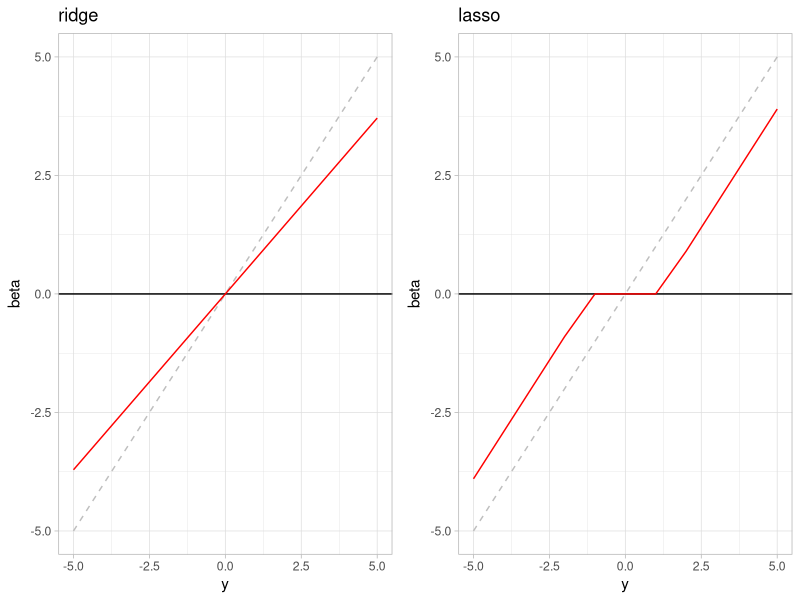

Reproduce this figure in R.
## ---- chunk 1
knitr::opts_chunk$set(echo = TRUE)
## ---- chunk 2
library(tidyverse)   # for data wrangling and visualization
library(glmnet)      # for estimating ridge and lasso
library(cowplot)     # for combining plots
## ---- chunk 3
n <- 11
p <- 11
## ---- chunk 4
X <- diag(n)
X
## ---- chunk 5
y <- -5:5
y
## ---- chunk 6
ols_model <- lm(y ~ 0 + X)
beta_ols <- as.vector(coef(ols_model))
beta_ols
## ---- chunk 7
lambda_ridge <- 0.1
ridge_model  <- glmnet(X, y, alpha = 0, lambda = lambda_ridge, standardize = FALSE, intercept = FALSE)
beta_ridge   <- as.vector(coef(ridge_model))[-1]
round(beta_ridge, 1)
## ---- chunk 8
lambda_lasso <- 0.1
lasso_model  <- glmnet(X, y, alpha = 1, lambda = lambda_lasso, standardize = FALSE, intercept = FALSE)
beta_lasso   <- as.vector(coef(lasso_model))[-1]
round(beta_lasso, 1)
## ---- chunk 9
df_lasso <- tibble(
  y = y, beta_ols = beta_ols, beta_lasso = beta_lasso
)

p_lasso <- 
  df_lasso |> 
  ggplot(aes(x = y, y = beta_ols)) +
  geom_hline(yintercept = 0) +
  geom_line(linetype = "dashed", color = "grey") +
  geom_line(aes(y = beta_lasso), color = "red") +
  theme_light() +
  labs(
    title = "lasso",
    x = "y",
    y = "beta"
  )
## ---- chunk 10
df_ridge <- tibble(
  y = y, beta_ols = beta_ols, beta_ridge = beta_ridge
)

p_ridge <- 
  df_ridge |> 
  ggplot(aes(x = y, y = beta_ols)) +
  geom_hline(yintercept = 0) +
  geom_line(linetype = "dashed", color = "grey") +
  geom_line(aes(y = beta_ridge), color = "red") +
  theme_light() +
  labs(
    title = "ridge",
    x = "y",
    y = "beta"
  )
## ---- chunk 11
plot_grid(p_ridge, p_lasso)
